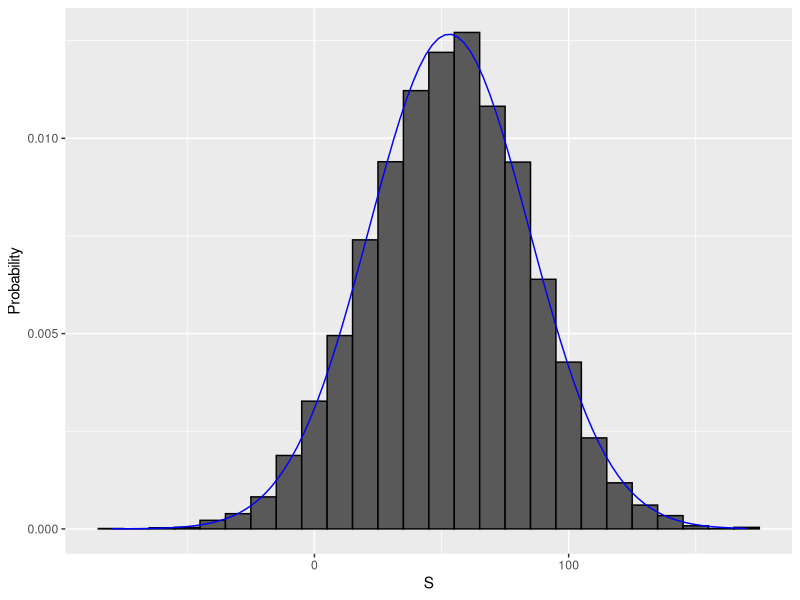

Recreate this plot in R.
## ---- chunk 1
# define random variable x to be 1 if blue, 0 otherwise
beads <- rep(c("red", "blue"), times = c(2, 3))
x <- ifelse(sample(beads, 1) == "blue", 1, 0)

# demonstrate that the random variable is different every time
ifelse(sample(beads, 1) == "blue", 1, 0)
ifelse(sample(beads, 1) == "blue", 1, 0)
ifelse(sample(beads, 1) == "blue", 1, 0)
## ---- chunk 2
# sampling model 1: define urn, then sample
color <- rep(c("Black", "Red", "Green"), c(18, 18, 2)) # define the urn for the sampling model
n <- 1000
X <- sample(ifelse(color == "Red", -1, 1), n, replace = TRUE)    # 1000 draws from urn, -1 if red, else +1
X[1:10]    # first 10 outcomes

# sampling model 2: define urn inside sample function by noting probabilities
x <- sample(c(-1, 1), n, replace = TRUE, prob = c(9/19, 10/19))    # 1000 independent draws
S <- sum(x)    # total winnings = sum of draws
S
## ---- chunk 3
n <- 1000    # number of roulette players
B <- 10000    # number of Monte Carlo experiments
S <- replicate(B, {
    X <- sample(c(-1,1), n, replace = TRUE, prob = c(9/19, 10/19))    # simulate 1000 roulette spins
    sum(X)    # determine total profit
})

mean(S < 0)    # probability of the casino losing money
## ---- chunk 4
library(tidyverse)

s <- seq(min(S), max(S), length = 100)    # sequence of 100 values across range of S
normal_density <- data.frame(s = s, f = dnorm(s, mean(S), sd(S))) # generate normal density for S
data.frame (S = S) %>%    # make data frame of S for histogram
    ggplot(aes(S, stat(density))) +
    geom_histogram(color = "black", binwidth = 10) +
    ylab("Probability") +
    geom_line(data = normal_density, mapping = aes(s, f), color = "blue")
## ---- chunk 5
# The variables `green`, `black`, and `red` contain the number of pockets for each color
green <- 2
black <- 18
red <- 18

# Assign a variable `p_green` as the probability of the ball landing in a green pocket
p_green <- 2/38

# Print the variable `p_green` to the console
p_green
## ---- chunk 6
# Use the `set.seed` function to make sure your answer matches the expected result after random sampling.
set.seed(1)

# The variables 'green', 'black', and 'red' contain the number of pockets for each color
green <- 2
black <- 18
red <- 18

# Assign a variable `p_green` as the probability of the ball landing in a green pocket
p_green <- green / (green+black+red)

# Assign a variable `p_not_green` as the probability of the ball not landing in a green pocket
p_not_green <- 1-p_green

# Create a model to predict the random variable `X`, your winnings from betting on green. Sample one time.
n <- 1
X <- sample(c(17,-1,-1), n, replace=TRUE, prob=c(p_green, p_not_green/2, p_not_green/2))

# Print the value of `X` to the console
X

## ---- chunk 7
# The variables 'green', 'black', and 'red' contain the number of pockets for each color
green <- 2
black <- 18
red <- 18

# Assign a variable `p_green` as the probability of the ball landing in a green pocket
p_green <- green / (green+black+red)

# Assign a variable `p_not_green` as the probability of the ball not landing in a green pocket
p_not_green <- 1-p_green

# Calculate the expected outcome if you win $17 if the ball lands on green and you lose $1 if the ball doesn't land on green
p_green * 17 + p_not_green *(-1)

## ---- chunk 8
# The variables 'green', 'black', and 'red' contain the number of pockets for each color
green <- 2
black <- 18
red <- 18

# Assign a variable `p_green` as the probability of the ball landing in a green pocket
p_green <- green / (green+black+red)

# Assign a variable `p_not_green` as the probability of the ball not landing in a green pocket
p_not_green <- 1-p_green

# Compute the standard error of the random variable
abs(17 - (-1)) * sqrt(p_green * p_not_green)
## ---- chunk 9
# The variables 'green', 'black', and 'red' contain the number of pockets for each color
green <- 2
black <- 18
red <- 18

# Assign a variable `p_green` as the probability of the ball landing in a green pocket
p_green <- green / (green+black+red)

# Assign a variable `p_not_green` as the probability of the ball not landing in a green pocket
p_not_green <- 1-p_green

# Use the `set.seed` function to make sure your answer matches the expected result after random sampling
set.seed(1)

# Define the number of bets using the variable 'n'
n <- 1000

# Create a vector called 'X' that contains the outcomes of 1000 samples
X <- sample(c(17,-1,-1), n, replace=TRUE, prob=c(p_green,p_not_green/2,p_not_green/2))

# Assign the sum of all 1000 outcomes to the variable 'S'
S <- sum(X)

# Print the value of 'S' to the console
S
## ---- chunk 10
# The variables 'green', 'black', and 'red' contain the number of pockets for each color
green <- 2
black <- 18
red <- 18

# Assign a variable `p_green` as the probability of the ball landing in a green pocket
p_green <- green / (green+black+red)

# Assign a variable `p_not_green` as the probability of the ball not landing in a green pocket
p_not_green <- 1-p_green

# Define the number of bets using the variable 'n'
n <- 1000

# Calculate the expected outcome of 1,000 spins if you win $17 when the ball lands on green and you lose $1 when the ball doesn't land on green
n * (p_green * 17 + p_not_green * (-1))
## ---- chunk 11
# The variables 'green', 'black', and 'red' contain the number of pockets for each color
green <- 2
black <- 18
red <- 18

# Assign a variable `p_green` as the probability of the ball landing in a green pocket
p_green <- green / (green+black+red)

# Assign a variable `p_not_green` as the probability of the ball not landing in a green pocket
p_not_green <- 1-p_green

# Define the number of bets using the variable 'n'
n <- 1000

# Compute the standard error of the sum of 1,000 outcomes
n * abs(17 - (-1)) * sqrt(p_green * p_not_green)
